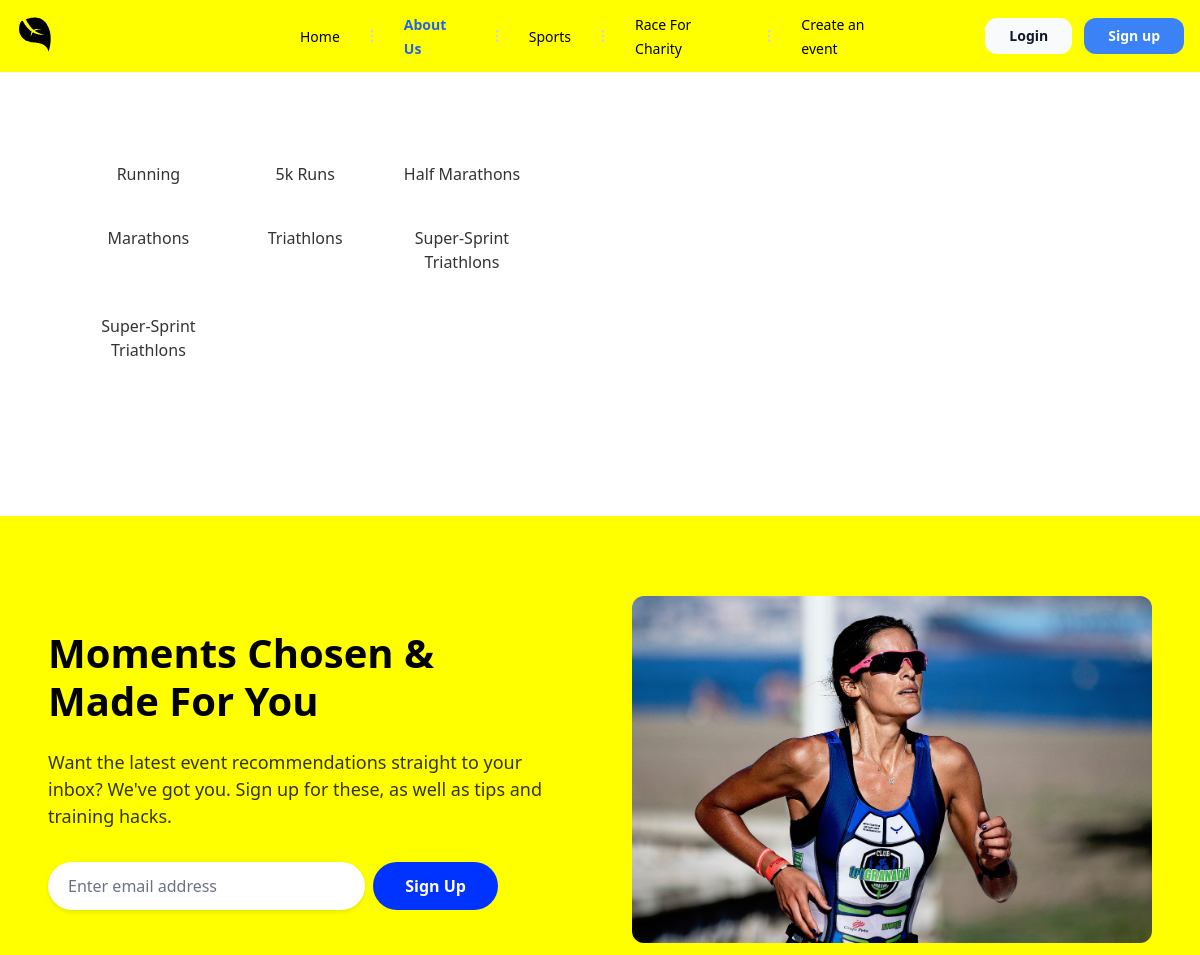
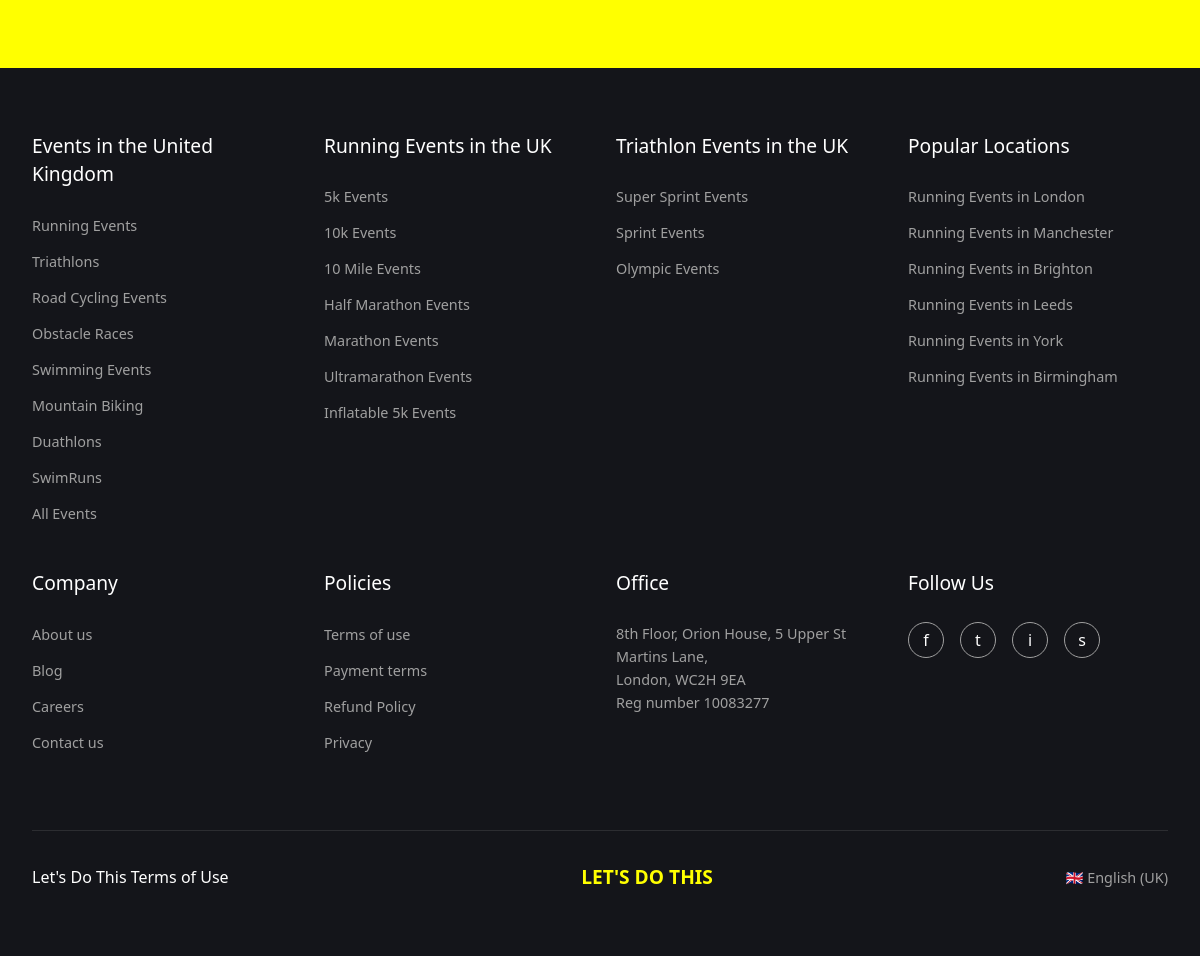
The page /categories/3/ on the database its author committed (2 pictures, top to bottom).
### projectApp/models.py (models this page shows, shortened)
class Category(models.Model):
    name = models.CharField(max_length=100)
    description = models.TextField()

### projectApp/views.py (the view)
# urls.py: path('categories/<int:category_id>/', views.category_events, name='category_events'),
def category_events(request, category_id):
    categories = Category.objects.all()
    category = get_object_or_404(Category, id=category_id)
    events = category.events.all()
    return render(request, 'sports.html', {'categories':categories,'category': category, 'events': events})

### templates/sports.html (shortened to what this page needs)
{% extends 'base.html' %}
{% load static %}
{% block content %}
<div class="container  ">
    <main>
        <div class="categories">
            {% for category in categories %}
            <div class="category-row"><a href="{% url 'category_events' category.id %}">{{ category.name }}</a></div>
            {% endfor %}
        </div>
    </main>
    </main>
{% include 'events.html' %}
{% endblock %}

### templates/sports.html (style rules this page uses)
.container { max-width: 1200px; margin: 0 auto; padding: 1rem; display:hidden; }
main { background-color: #fff; border-radius: 8px; padding: 2rem; display:hidden; }
.categories { display: flex; flex-wrap: wrap; gap: 20px; }
.category-row { width: 30%; text-align: center; / }
.category-row a { display: block; padding: 10px; text-decoration: none; color: #333; }

### templates/email_subscription.html (style rules this page uses)
:root { --primary-yellow: #ffff00; --primary-blue: #0033ff; --text-dark: #000000; }
* { margin: 0; padding: 0; box-sizing: border-box; font-family: system-ui, -apple-system, sans-serif; }
.container { max-width: 1200px; margin: 0 auto; display: grid; grid-template-columns: 1fr 1fr; gap: 4rem; align-items: center; }

### templates/fotter.html (style rules this page uses)
:root { --background-dark: #14151a; --text-light: #ffffff; --text-muted: #a0a0a0; --accent-yellow: #ffff00; }
* { margin: 0; padding: 0; box-sizing: border-box; font-family: system-ui, -apple-system, sans-serif; }

### rows shown on the page
Category: name "Running"
Category: name "5k Runs"
Category: name "Half Marathons"
Category: name "Marathons"
Category: name "Triathlons"
Category: name "Super-Sprint Triathlons"
Category: name "Super-Sprint Triathlons"
